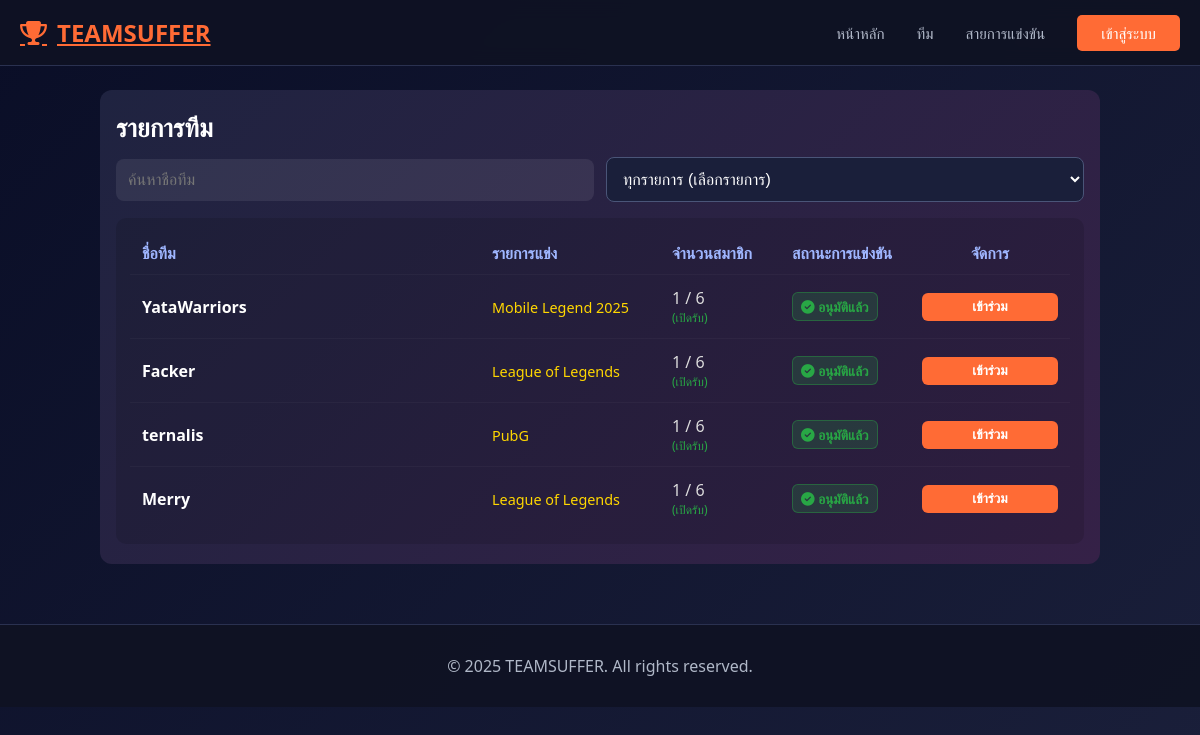
The app's page /api/teams/frontend/ with its own data.
### teams/models.py (models this page shows, shortened)
class Team(models.Model):
    name = models.CharField(max_length=100)
    description = models.TextField(blank=True)
    logo = models.ImageField(upload_to='teams/logos/', blank=True, null=True)
    logo_url = models.URLField(blank=True)
    join_code = models.CharField(max_length=32, blank=True, null=True)
    created_by = models.ForeignKey(
        settings.AUTH_USER_MODEL,        # ใช้ User ของ Django
        on_delete=models.CASCADE,        # ถ้าลบ user นี้ ทีมที่สร้างโดย user นี้จะถูกลบด้วย
        related_name='teams_created'     # ใช้เข้าถึงจาก user.teams_created
    )
    STATUS_CHOICES = [
        ('active', 'Active'),
        ('disbanded', 'Disbanded'),
        ('pending', 'Pending'),
    ]
    status = models.CharField(
        max_length=20,
        choices=STATUS_CHOICES,
        default='active',
    )
    game = models.ForeignKey(
        'tournaments.Game',
        on_delete=models.SET_NULL,
        null=True,
        blank=True,
        related_name='teams'
    )
    created_at = models.DateTimeField(auto_now_add=True)  # เซ็ตตอนสร้างครั้งแรก
    updated_at = models.DateTimeField(auto_now=True)      # อัปเดตทุกครั้งที่ save()

### tournaments/models.py (models this page shows, shortened)
class Tournament(models.Model):
    name = models.CharField(max_length=200)   # ชื่อทัวร์นาเมนต์
    game = models.ForeignKey(Game, on_delete=models.CASCADE, null=True, blank=True, related_name='tournaments')
    game_title = models.CharField(max_length=100, blank=True)  # Kept for backward compatibility momentarily
    description = models.TextField(blank=True)     # รายละเอียด
    rules = models.TextField(blank=True)           # กติกาการแข่งขัน
    start_date = models.DateTimeField()    # วันเริ่มแข่ง
    end_date = models.DateTimeField()      # วันจบแข่ง
    max_teams = models.IntegerField(default=16)    # จำนวนทีมที่รับได้
    prize_pool = models.CharField(max_length=100, blank=True, null=True)  # รางวัล เช่น "$100,000"
    is_featured = models.BooleanField(default=False)
    featured_image = models.ImageField(upload_to='tournaments/featured/', blank=True, null=True)
    featured_description = models.TextField(blank=True)
    STATUS_CHOICES = [
        ('draft', 'Draft'),
        ('open', 'Open'),
        ('closed', 'Closed'),
        ('ongoing', 'Ongoing'),
        ('finished', 'Finished'),
    ]
    status = models.CharField(
        max_length=20,
        choices=STATUS_CHOICES,
        default='draft'
    )
    created_by = models.ForeignKey(
        settings.AUTH_USER_MODEL,  # ผู้สร้างทัวร์นาเมนต์
        on_delete=models.CASCADE
    )
    created_at = models.DateTimeField(auto_now_add=True)
    updated_at = models.DateTimeField(auto_now=True)
    bracket = models.JSONField(blank=True, null=True)
    BRACKET_TYPE_CHOICES = [
        ('single', 'Single Elimination'),
        ('double', 'Double Elimination'),
        ('round_robin', 'Round Robin'),
        ('mini', 'Mini League'),
    ]
    bracket_type = models.CharField(max_length=30, choices=BRACKET_TYPE_CHOICES, blank=True, null=True)
    point_win = models.IntegerField(default=3, help_text="Points awarded for a win")
    point_draw = models.IntegerField(default=1, help_text="Points awarded for a draw")
    point_loss = models.IntegerField(default=0, help_text="Points awarded for a loss")

### teams/views.py (the view, shortened to what this page needs)
# urls.py: path('frontend/', views.teams_frontend_list, name='teams_frontend'),
def teams_frontend_list(request):
    teams = Team.objects.filter(status='active').annotate(member_count=Count('members')).order_by('-created_at')
    games = Game.objects.filter(teams__in=teams).distinct()
    from tournaments.models import Tournament, TournamentRegistration
    tournaments = Tournament.objects.filter(status__in=['open', 'ongoing']).order_by('-start_date')
    team_reg_map = {}
    for reg in TournamentRegistration.objects.select_related('team', 'tournament').filter(team__in=teams).order_by('-registered_at'):
        if reg.team_id not in team_reg_map:
            team_reg_map[reg.team_id] = reg
    for team in teams:
        reg = team_reg_map.get(team.id)
        team.tournament_name = reg.tournament.name if reg else ''
        team.registration_status = reg.status if reg else ''
        team.registration_id = reg.id if reg else None
    is_admin = is_admin_user(request.user)
    return render(request, 'teams/list.html', {
        'teams': teams,
        'games': games,
        'tournaments': tournaments,
        'is_admin': is_admin
    })

### teams/views.py (called while the page is built)
def is_admin_user(user):
    if not user.is_authenticated:
        return False
    if user.is_superuser or user.is_staff:
        return True
    if hasattr(user, 'profile') and user.profile.role == 'tournament_admin':
        return True
    return False

### templates/teams/list.html (shortened to what this page needs)
{% extends 'base.html' %}
{% load static %}
{% block content %}
<div
  style="max-width:1000px;margin:24px auto;padding:20px 16px;background:linear-gradient(135deg,#1f2340,#352147);border-radius:12px;color:#fff;width:calc(100% - 24px);box-sizing:border-box;">
  <h2 style="margin-bottom:12px;font-size:1.6rem;">รายการทีม</h2>
  <div style="display:flex;gap:12px;align-items:center;margin-bottom:16px;flex-wrap:wrap">
    <input id="searchTeam" placeholder="ค้นหาชื่อทีม"
      style="flex:1 1 200px;padding:12px;border-radius:8px;border:none;background:rgba(255,255,255,0.08);color:#fff;font-size:16px;">
    <select id="tournamentFilter"
      style="flex:1 1 200px;padding:12px;border-radius:8px;border:1px solid rgba(99,102,241,0.5);background:#2a2f55;color:#a5b4fc;outline:none;cursor:pointer;font-size:16px;">
      <option value="" style="background:#1e2340;color:#a5b4fc">ทุกรายการ (เลือกรายการ)</option>
    </select>
  </div>
  <div style="background:rgba(0,0,0,0.12);padding:14px;border-radius:10px;color:#ddd;overflow-x:auto;-webkit-overflow-scrolling:touch;width:100%;">
    <table style="width:100%;min-width:650px;border-collapse:collapse">
      <thead>
        <tr style="text-align:left;color:#9fb6ff">
          <th style="padding:10px 12px">ชื่อทีม</th>
          <th style="padding:10px 12px;width:180px">รายการแข่ง</th>
          <th style="padding:10px 12px;width:120px">จำนวนสมาชิก</th>
          <th style="padding:10px 12px;width:130px">สถานะการแข่งขัน</th>
          <th style="padding:10px 12px;width:160px;text-align:center;">จัดการ</th>
        </tr>
      </thead>
      <tbody id="teamsTable">
        {% for team in teams %}
        <tr class="team-row" data-name="{{ team.name|lower }}" data-game-id="{{ team.game.id|default:'' }}"
          data-tournament="{{ team.tournament_name|default:''|lower }}"
          style="border-top:1px solid rgba(255,255,255,0.03)">
          <td style="padding:12px">
            <a href="{% url 'team_detail' team.id %}" style="color:white;text-decoration:none;font-weight:bold;">
              {{ team.name }}
            </a>
          </td>
          <td style="padding:12px">
            {% if team.tournament_name %}
            <span style="color:#ffd700;font-size:0.9rem">{{ team.tournament_name }}</span>
            {% else %}
            <span style="color:#666">-</span>
            {% endif %}
          </td>
          <td style="padding:12px">
            {{ team.member_count }} / 6
            {% if team.member_count|default:0 < 6 %}
            <span style="color:#28a745;font-size:0.75rem;display:block;">(เปิดรับ)</span>
            {% else %}
            <span style="color:#aaa;font-size:0.75rem;display:block;">(เต็ม)</span>
            {% endif %}
          </td>
          <td style="padding:12px">
            {% if team.registration_status == 'approved' %}
            <span style="display:inline-block;padding:4px 8px;border-radius:6px;background:rgba(40,167,69,0.2);color:#28a745;border:1px solid rgba(40,167,69,0.4);font-size:0.85rem;font-weight:bold;">
              <i class="fas fa-check-circle me-1"></i> อนุมัติแล้ว
            </span>
            {% elif team.registration_status == 'pending' %}
            <span style="display:inline-block;padding:4px 8px;border-radius:6px;background:rgba(255,193,7,0.2);color:#ffc107;border:1px solid rgba(255,193,7,0.4);font-size:0.85rem;font-weight:bold;">
              <i class="fas fa-clock me-1"></i> รอการอนุมัติ
            </span>
            {% elif team.registration_status == 'rejected' %}
            <span style="display:inline-block;padding:4px 8px;border-radius:6px;background:rgba(220,53,69,0.2);color:#dc3545;border:1px solid rgba(220,53,69,0.4);font-size:0.85rem;font-weight:bold;">
              <i class="fas fa-times-circle me-1"></i> ปฏิเสธแล้ว
            </span>
            {% else %}
            <span style="color:#666">-</span>
            {% endif %}
          </td>
          <td style="padding:12px;text-align:center;">
            {% if is_admin or request.user.is_superuser or request.user.is_staff or request.user.profile.role == 'tournament_admin' %}
            <div style="display: flex; gap: 6px; justify-content: center; flex-wrap: wrap;">
              {% if team.registration_status == 'pending' or team.registration_status == 'rejected' %}
              <a href="{% url 'approve_team' team.id %}" onclick="return confirm('อนุมัติทีม {{ team.name }}?');"
                style="padding:5px 10px;background:#28a745;color:white;text-decoration:none;border-radius:6px;font-size:0.8rem;white-space:nowrap;">
                <i class="fas fa-check"></i> อนุมัติ
              </a>
              {% endif %}
              {% if team.registration_status == 'pending' or team.registration_status == 'approved' %}
              <a href="{% url 'reject_team' team.id %}" onclick="return confirm('ปฏิเสธทีม {{ team.name }}?');"
                style="padding:5px 10px;background:#ffc107;color:#000;text-decoration:none;border-radius:6px;font-size:0.8rem;white-space:nowrap;">
                <i class="fas fa-times"></i> ปฏิเสธ
              </a>
              {% endif %}
              <a href="{% url 'delete_team' team.id %}" onclick="return confirm('ยืนยันลบทีม {{ team.name }}?');"
                style="padding:5px 10px;background:#dc3545;color:white;text-decoration:none;border-radius:6px;font-size:0.8rem;white-space:nowrap;">
                <i class="fas fa-trash"></i> ลบ
              </a>
            </div>
            {% else %}
            {% if team.member_count|default:0 < 6 %}
            <form method="post" style="display:inline">
              <button class="btn btn-primary" type="submit" style="padding:6px 14px;font-size:0.85rem;">เข้าร่วม</button>
            </form>
            {% else %}
            <span style="color:#999;font-size:0.85rem;">เต็มแล้ว</span>
            {% endif %}
            {% endif %}
          </td>
        </tr>
        {% empty %}
        <tr>
          <td colspan="5" style="padding:18px;color:#bbb">ยังไม่มีทีม</td>
        </tr>
        {% endfor %}
      </tbody>
    </table>
  </div>
</div>
{% endblock %}

### static/css/style.css (style rules this page uses)
:root { --primary-color: #ff6b35; --secondary-color: #004e89; --dark-bg: #0a0e27; --card-bg: #1a1f3a; --text-primary: #ffffff; --text-secondary: #b0b8c8; --border-color: #2a3150; }
*, *::before, *::after { margin: 0; padding: 0; box-sizing: border-box; }
html, body { overflow-x: hidden; max-width: 100vw; width: 100%; }
body { background: linear-gradient(135deg, #0a0e27 0%, #1a1f3a 100%); color: var(--text-primary); font-family: 'Segoe UI', Tahoma, Geneva, Verdana, sans-serif; min-height: 100vh; }
select, input[type="text"], input[type="email"], input[type="password"], input[type="number"], input[type="date"], input[type="url"], textarea { background: var(--card-bg, #1a1f3a) !important; color: var(--text-primary, #ffffff) !important; border: 1px solid #4a5578 !important; border-radius: 6px; padding: 12px 15px; }
select option { background-color: #ffffff !important; color: #000000 !important; padding: 10px; }
select option:hover, select option:checked, select option:focus { background-color: #f0f0f0 !important; color: var(--primary-color, #ff6b35) !important; }
.btn { display: inline-block; padding: 10px 20px; border-radius: 6px; text-decoration: none; font-weight: bold; transition: all 0.3s ease; cursor: pointer; border: none; text-align: center; width: 100%; }
.btn-primary { background: var(--primary-color); color: white; }

### records on screen
Team: name "YataWarriors", tournament_name "Mobile Legend 2025", member_count "1", shows "(เปิดรับ)", shows "อนุมัติแล้ว"
Team: name "Facker", tournament_name "League of Legends", member_count "1", shows "(เปิดรับ)", shows "อนุมัติแล้ว"
Team: name "ternalis", tournament_name "PubG", member_count "1", shows "(เปิดรับ)", shows "อนุมัติแล้ว"
Team: name "Merry", tournament_name "League of Legends", member_count "1", shows "(เปิดรับ)", shows "อนุมัติแล้ว"
